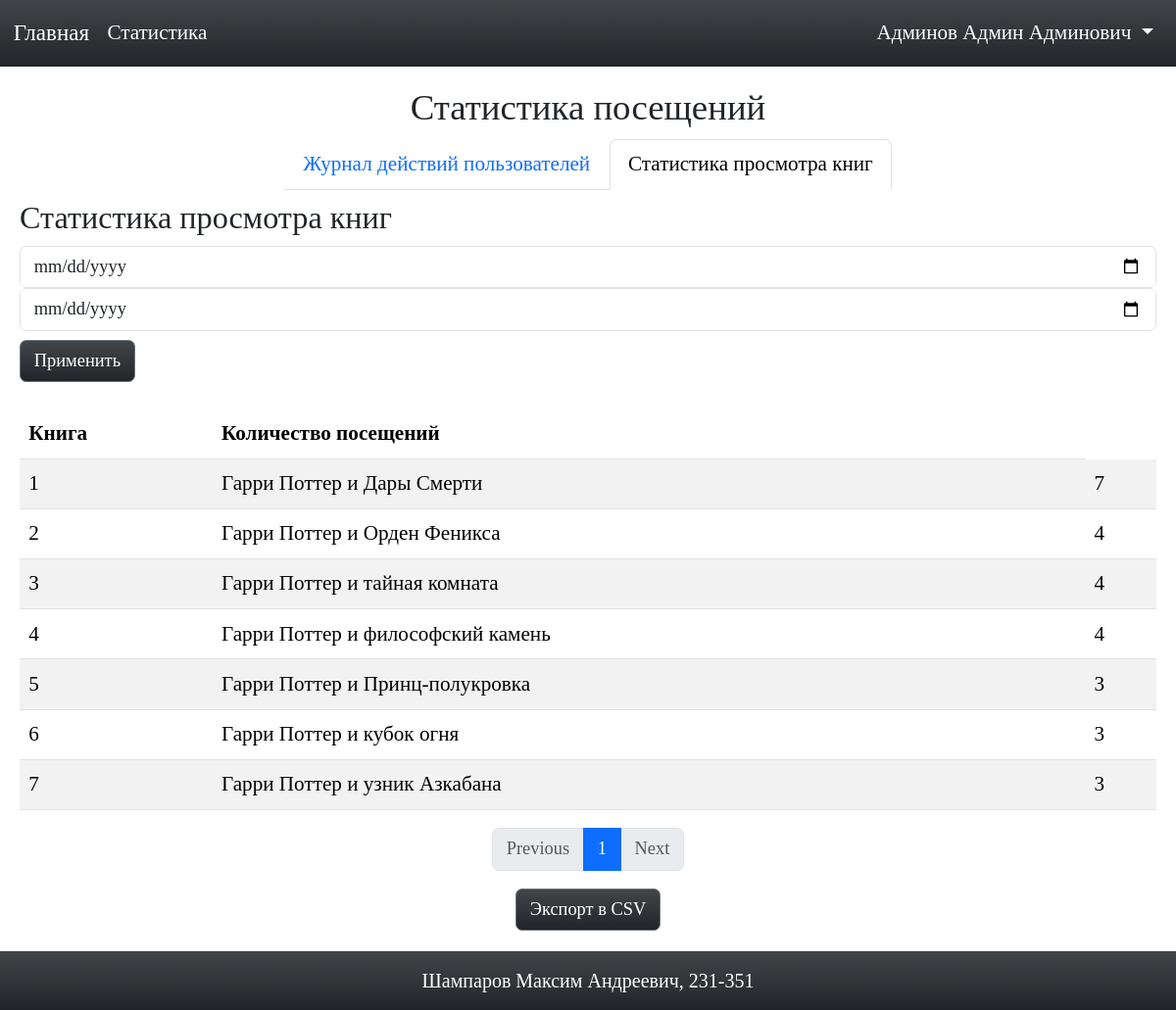
Screenshot of /book/admin/book_stats (signed in) with the database file from the repository.
### models.py (models this page shows, shortened)
class User(db.Model, UserMixin):
    __tablename__ = 'users'
    id = db.Column(db.Integer, primary_key=True)
    login = db.Column(db.String(50), unique=True, nullable=False)
    password_hash = db.Column(db.String(128), nullable=False)
    last_name = db.Column(db.String(50))
    first_name = db.Column(db.String(50))
    middle_name = db.Column(db.String(50))
    role_id = db.Column(db.Integer, db.ForeignKey('roles.id', ondelete='CASCADE'), nullable=False)
    def is_admin(self):
        return self.role_id == 1
    def can(self, action, record=None):
        check_user = CheckRights()
        method = getattr(check_user, action, None)
        if method:
            return method()
        return False

class Book(db.Model):
    __tablename__ = 'books'
    id = db.Column(db.Integer, primary_key=True)
    title = db.Column(db.String(255), nullable=False)
    description = db.Column(db.Text, nullable=False)
    year = db.Column(db.Integer, nullable=False)
    publisher = db.Column(db.String(255), nullable=False)
    author = db.Column(db.String(255), nullable=False)
    pages = db.Column(db.Integer, nullable=False)
    cover_id = db.Column(db.Integer, db.ForeignKey('covers.id', ondelete='CASCADE'), nullable=True)

### book.py (the view)
@bp_book.route('/admin/book_stats')
@login_required
@check_rights('visit')
def book_stats():
    PER_PAGE = 10
    page = request.args.get('page', 1, type=int)
    date_from = request.args.get('date_from')
    date_to = request.args.get('date_to')
    try:
        if date_from:
            date_from = datetime.strptime(date_from, '%Y-%m-%d')
        if date_to:
            date_to = datetime.strptime(date_to, '%Y-%m-%d')
    except ValueError:
        date_from = None
        date_to = None
    book_stats_query = db.session.query(
        Book.id,
        Book.title,
        func.count(Visit.id).label('visit_count')
    ).join(Visit)\
    .group_by(Book.id)\
    .order_by(func.count(Visit.id).desc())
    if date_from:
        book_stats_query = book_stats_query.filter(Visit.visit_time >= date_from)
    if date_to:
        book_stats_query = book_stats_query.filter(Visit.visit_time <= date_to)
    book_stats = book_stats_query.paginate(page=page, per_page=PER_PAGE, error_out=False)
    start = (page - 1) * PER_PAGE
    return render_template('admin/book_stats.html',
                           book_stats=book_stats.items,
                           pages=book_stats.pages,
                           current_page=page,
                           start=start,
                           date_from=request.args.get('date_from', ''),
                           date_to=request.args.get('date_to', ''),
                           enumerate=enumerate)

### auth.py (called while the page is built)
def check_rights(action):
    def decorator(func):
        @functools.wraps(func)
        def wrapper(*args, **kwargs):
            user = load_user(kwargs.get('user_id'))
            if current_user.is_anonymous:
                flash('Для выполнения данного действия необходимо пройти процедуру аутентификации!', 'danger')
                return redirect(url_for('auth.login'))
            if not current_user.can(action):
                flash('У вас недостаточно прав для выполнения данного действия!', 'danger')
                return redirect(url_for('index'))
            return func(*args, **kwargs)
        return wrapper
    return decorator

def load_user(user_id):
    return User.query.get(user_id)

### check_rights.py (called while the page is built)
    def visit(self):
        return current_user.is_admin()

### templates/admin/book_stats.html
{% extends "admin/stats_base.html" %}
{% from '/pagination.html' import pagination %}
{% block stats_content %}
<div class="col-md-12">
    <h3>Статистика просмотра книг</h3>
    <form method="get" action="{{ url_for('book.book_stats') }}" class="mb-4">
        <div class="form-row">
            <div class="col">
                <input type="date" name="date_from" class="form-control" placeholder="Дата от" value="{{ date_from }}">
            </div>
            <div class="col">
                <input type="date" name="date_to" class="form-control" placeholder="Дата до" value="{{ date_to }}">
            </div>
            <div class="col mt-2">
                <button type="submit" class="btn btn-secondary bg-dark bg-gradient">Применить</button>
            </div>
        </div>
    </form>
    <table class="table table-striped">
        <thead>
            <tr>
                <th>Книга</th>
                <th>Количество посещений</th>
            </tr>
        </thead>
        <tbody>
            {% for index, stats in enumerate(book_stats, start=start) %}
            <tr>
                <td>{{ index + 1 }}</td>
                <td>{{ stats.title }}</td>
                <td>{{ stats.visit_count }}</td>
            </tr>
            {% endfor %}
        </tbody>
    </table>
    {{ pagination(pages, current_page) }}
</div>
<div class="d-flex justify-content-center">
    <a href="{{ url_for('book.export_book_stats_csv') }}" class="btn btn-secondary bg-dark bg-gradient">Экспорт в CSV</a>
</div>
{% endblock %}

### templates/base.html (shortened to what this page needs)
<!DOCTYPE html>
<html lang="en">
<head>
    <link href="https://cdn.jsdelivr.net/npm/bootstrap@5.3.3/dist/css/bootstrap.min.css" rel="stylesheet"
 />
    <link href="{{url_for('static', filename='css/style.css')}}" rel="stylesheet">
</head>
<body>
    <header>
        <nav class="navbar navbar-expand-lg bg-dark bg-gradient">
            <div class="container-fluid">
                <a class="navbar-brand text-white" href="{{url_for('index')}}">Главная</a>
                {% if current_user.is_authenticated and current_user.can('visit') %}
                <a class="nav-link text-white" href="{{ url_for('book.admin_stats') }}">Статистика</a>
                {% endif %}
                <div class="collapse navbar-collapse" id="navbarSupportedContent">
                    <ul class="navbar-nav ms-auto">
                        {% if current_user.is_authenticated %}
                        <li class="nav-item dropdown">
                            <a class="nav-link dropdown-toggle text-white" href="#" id="navbarDropdown" role="button"
                                data-bs-toggle="dropdown" aria-expanded="false">
                                {{ current_user.last_name }} {{ current_user.first_name }} {{ current_user.middle_name
                                }}
                            </a>
                        </li>
                        {% else %}
                        <a class="nav-link text-white" href="{{url_for('auth.login')}}">Вход</a>
                        {% endif %}
                    </ul>
                </div>
            </div>
        </nav>
    </header>
    <main>
        {% block content%}
        {% endblock %}
    </main>
    <footer class="footer bg-dark bg-gradient text-white">
        <span>Шампаров Максим Андреевич, 231-351</span>
    </footer>
</body>
</html>

### static/css/style.css (style rules this page uses)
html, body { height: 100%; margin: 0; font-family: 'Times New Roman', Times, serif; font-size: 1.15rem; }
body { display: flex; flex-direction: column; }
main { flex: 1; padding: 20px; position: relative; }
.footer { padding: 15px; font-size: 20px; width: 100%; height: 80px; display: flex; align-items: center; justify-content: center; text-align: center; border-top: 1px solid #e7e7e7; }

### rows the page displays
User: last_name "Админов", first_name "Админ", middle_name "Админович"
Book: title "Гарри Поттер и Дары Смерти"
Book: title "Гарри Поттер и Орден Феникса"
Book: title "Гарри Поттер и тайная комната"
Book: title "Гарри Поттер и философский камень"
Book: title "Гарри Поттер и Принц-полукровка"
Book: title "Гарри Поттер и кубок огня"
Book: title "Гарри Поттер и узник Азкабана"

### other values shown
{{ index + 1 }} "1" "2" "3" "4" "5" "6" "7"
{{ stats.visit_count }} "7" "4" "4" "4" "3" "3" "3"
{{ p }} "1"
